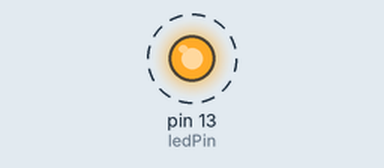
Recording of a sketch running on a simulated Arduino Uno, built with avr-gcc and run on an emulated ATmega328P. On the bench: output pins drawn as LEDs (lit = HIGH). Dashed ring = blinking.

Above: at 0.2 s.
Timing chart, 0 to 3.0 s (numbered marks = the images above):
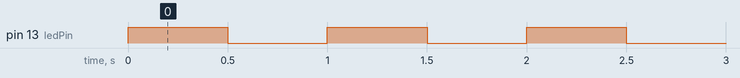

Measured:
- by itself, pin 13 (ledPin): alternates HIGH for 0.50 s and LOW for 0.50 s

The sketch:

While_loop.ino
```cpp
int ledPin = 13;

void setup() {
  pinMode(ledPin, OUTPUT);
}

void loop() {
  while (true) {
    digitalWrite(ledPin, HIGH);
    delay(500);
    digitalWrite(ledPin, LOW);
    delay(500);
  }
}
```
